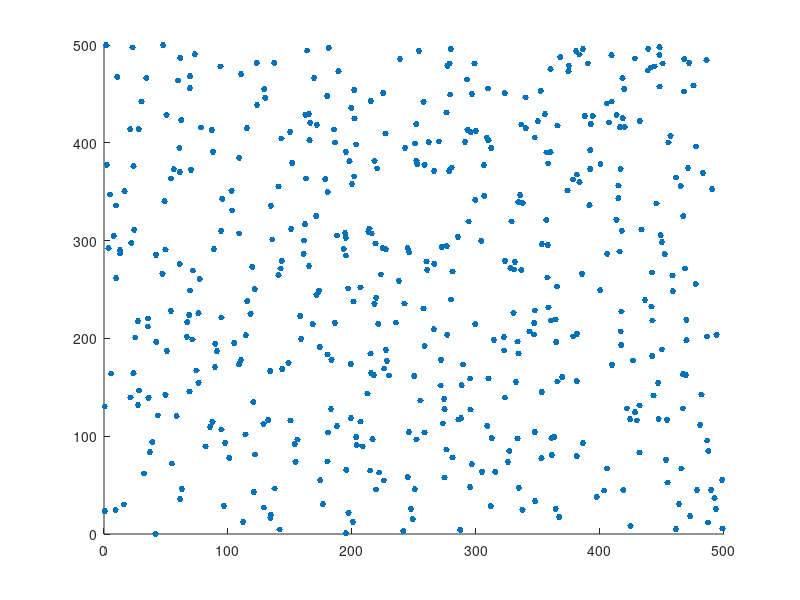

Here is the MATLAB script that generated this plot: (Note: this script raises an error after producing the figure.)
clear; clc;
figure;
max_iter=1000;
fprintf('Loading and Visualizing Data ...\n');
load('data','X');
assert(isempty(X)==0 && size(X,2)==2,'Data must be a N x 2 matrix where each row contains X and Y coordinate');
hold on;
scatter(X(:,1),X(:,2),200,'.');
fprintf('Program paused. Press enter to continue.\n');
pause;
fprintf('Generating Optimal K-Means Locations and Plotting Locations...\n');
k=3;
Means=GenRandom(X,k);
pres=zeros(size(X,1),1);
res=ones(size(X,1),1);
for i=1:max_iter
    pres=res;
    [res,New_Means]=K_Means(X,Means,k);
    if isequal(New_Means,Means)
        break
    end
    Means=New_Means;
end
plot(Means(:,1),Means(:,2),'rx','MarkerSize',50);
fprintf('Program paused. Press enter to continue.\n');
pause;
fprintf('Plotting Data with each cluster having unique colour...\n');
hold off;
figure;
hold on;
for i=1:k
    scatter(X(res==i,1),X(res==i,2),50,rand(1,3),'filled');
end
